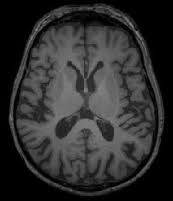
#> input picture data/brain_tumor_dataset/no/10 no.jpg, 173 x 201 px
$ jupyter execute --allow-errors Project.ipynb
#> lines starting #> are read from the running program, lines starting #| are printed output that depends on the picture; after the words box and inside, x2 and y2 are one past the last pixel; in counts of white or black regions, pixels touching at a corner belong together
[cell 1]
import tensorflow as tf

[cell 2]
from tensorflow.keras.layers import Conv2D, Input, ZeroPadding2D, BatchNormalization, Activation, MaxPooling2D, Flatten, Dense
from tensorflow.keras.models import Model, load_model
from tensorflow.keras.callbacks import TensorBoard, ModelCheckpoint

[cell 3]
from sklearn.model_selection import train_test_split
from sklearn.metrics import f1_score
from sklearn.utils import shuffle

[cell 4]
import cv2
import imutils

[cell 5]
import numpy as np
import matplotlib.pyplot as plt

[cell 6]
import time
from os import listdir

# FUNCTION FOR DATA PREPARATION AND PREPROCESSING

[cell 7]
def crop_brain(image, plot = 'False'):
    gray = cv2.cvtColor(image, cv2.COLOR_BGR2GRAY)
    gray = cv2.GaussianBlur(gray, (5, 5), 0)
    thresh = cv2.threshold(gray, 45, 255, cv2.THRESH_BINARY)[1]
    thresh = cv2.erode(thresh, None, iterations=2)
    thresh = cv2.dilate(thresh, None, iterations=2)
    cnts = cv2.findContours(thresh.copy(), cv2.RETR_EXTERNAL, cv2.CHAIN_APPROX_SIMPLE)
    cnts = imutils.grab_contours(cnts)
    c = max(cnts, key=cv2.contourArea)
    extLeft = tuple(c[c[:, :, 0].argmin()][0])
    extRight = tuple(c[c[:, :, 0].argmax()][0])
    extTop = tuple(c[c[:, :, 1].argmin()][0])
    extBot = tuple(c[c[:, :, 1].argmax()][0])
    new_image = image[extTop[1]:extBot[1], extLeft[0]:extRight[0]]
    if plot:
        plt.figure()

        plt.subplot(1, 2, 1)
        plt.imshow(image)

        plt.tick_params(axis='both', which='both',
                        top=False, bottom=False, left=False, right=False,
                        labelbottom=False, labeltop=False, labelleft=False, labelright=False)

        plt.title('Original Image')

        plt.subplot(1, 2, 2)
        plt.imshow(new_image)

        plt.tick_params(axis='both', which='both',
                        top=False, bottom=False, left=False, right=False,
                        labelbottom=False, labeltop=False, labelleft=False, labelright=False)

        plt.title('Cropped Image')

        plt.show()

    return new_image

[cell 8]
ex_img = cv2.imread(r'./data/brain_tumor_dataset/yes/Y1.jpg')
#> (the rest of this cell did not finish here and is left out)

[cell 9]
ex_img = cv2.imread(r'./data/brain_tumor_dataset/no/10 no.jpg')
#> ex_img is the input picture: shape (201, 173, 3); min 0, max 139, mean 46.7
ex_new_img = crop_brain(ex_img, True)
#> call 2 of crop_brain, with plot = True
#> in crop_brain (call 2), `thresh = cv2.threshold(gray, 45, 255, cv2.THRESH_BINARY)[1]`:
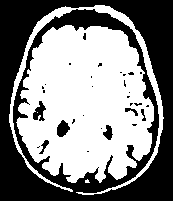
#> thresh: shape (201, 173); 52.5% white; 31 black regions (24 under 20 px), largest, box (x1, y1, x2, y2) and area: (0, 0, 173, 201) 15883, (57, 120, 70, 137) 148, (33, 101, 46, 121) 142
#> in crop_brain (call 2), `thresh = cv2.erode(thresh, None, iterations=2)`: thresh: shape (201, 173); 36.8% white; 22 white regions (17 under 20 px), largest, box (x1, y1, x2, y2) and area: (19, 27, 152, 181) 12572, (97, 7, 130, 24) 82, (146, 57, 155, 85) 35, (54, 9, 69, 15) 34, (36, 15, 52, 30) 31
#> in crop_brain (call 2), `thresh = cv2.dilate(thresh, None, iterations=2)`:
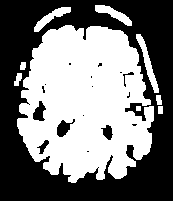
#> thresh: shape (201, 173); 48.4% white; 9 white regions
#> in crop_brain (call 2), `cnts = cv2.findContours(thresh.copy(), cv2.RETR_EXTERNAL, cv2.CHAIN_AP..`: cnts = 9 contours, 1 with area under 20; largest, box (x1, y1, x2, y2) and area: (17, 25, 154, 183) 15864, (136, 34, 159, 93) 299, (95, 5, 132, 26) 256, (34, 7, 71, 32) 255, (14, 73, 22, 86) 50, (156, 95, 162, 105) 37, (20, 62, 26, 70) 31, (158, 106, 163, 114) 28
#> in crop_brain (call 2), `c = max(cnts, key=cv2.contourArea)`: c = contour of 345 points, box (x1, y1, x2, y2) (17, 25, 154, 183), area 15864
#> in crop_brain (call 2), `extLeft = tuple(c[c[:, :, 0].argmin()][0])`: extLeft = (17, 119)
#> in crop_brain (call 2), `extRight = tuple(c[c[:, :, 0].argmax()][0])`: extRight = (153, 120)
#> in crop_brain (call 2), `extTop = tuple(c[c[:, :, 1].argmin()][0])`: extTop = (65, 25)
#> in crop_brain (call 2), `extBot = tuple(c[c[:, :, 1].argmax()][0])`: extBot = (71, 182)
#> in crop_brain (call 2), `new_image = image[extTop[1]:extBot[1], extLeft[0]:extRight[0]]`:
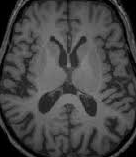
#> new_image: shape (157, 136, 3); min 0, max 139, mean 69.2

# LOAD DATA

[cell 10]
def load_data(dir_list, image_size):
#> called with image_size = (240, 240)
    X = []
    y = []
    image_width, image_height = image_size
    for directory in dir_list:
        for filename in listdir(directory):
            image = cv2.imread(directory + '\\' + filename)
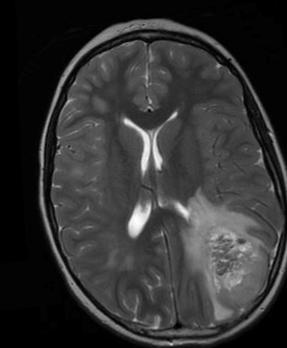
#> input picture augmented data/yes/aug_Y100_0_4865.jpg, 287 x 348 px, found by its file name
#> image is the input picture: shape (348, 287, 3); min 0, max 255, mean 50.4
            image = crop_brain(image, plot=False)
#> call 3 of crop_brain, with plot = False
#> in crop_brain (call 3), `thresh = cv2.threshold(gray, 45, 255, cv2.THRESH_BINARY)[1]`:
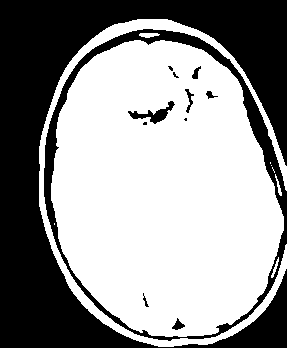
#> thresh: shape (348, 287); 59% white; 12 black regions (4 under 20 px), largest, box (x1, y1, x2, y2) and area: (0, 0, 287, 348) 34454, (44, 29, 287, 341) 5849, (128, 101, 175, 124) 339
#> in crop_brain (call 3), `thresh = cv2.erode(thresh, None, iterations=2)`:
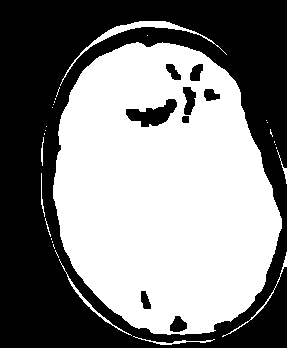
#> thresh: shape (348, 287); 51.3% white; 9 black regions, largest, box (x1, y1, x2, y2) and area: (0, 0, 287, 348) 46828, (126, 99, 177, 127) 733, (183, 87, 196, 115) 250
#> in crop_brain (call 3), `thresh = cv2.dilate(thresh, None, iterations=2)`:
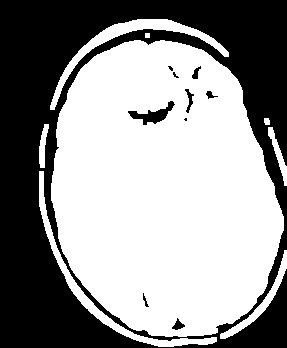
#> thresh: shape (348, 287); 58.2% white; 10 black regions (3 under 20 px)
#> in crop_brain (call 3), `cnts = cv2.findContours(thresh.copy(), cv2.RETR_EXTERNAL, cv2.CHAIN_AP..`: cnts = 8 contours, 1 with area under 20; largest, box (x1, y1, x2, y2) and area: (51, 40, 284, 337) 53294, (50, 19, 229, 110) 1718, (39, 171, 217, 347) 1629, (220, 250, 287, 339) 647, (268, 127, 287, 186) 268, (39, 124, 49, 168) 200, (264, 118, 270, 125) 27
#> in crop_brain (call 3), `c = max(cnts, key=cv2.contourArea)`: c = contour of 387 points, box (x1, y1, x2, y2) (51, 40, 284, 337), area 53294
#> in crop_brain (call 3), `extLeft = tuple(c[c[:, :, 0].argmin()][0])`: extLeft = (51, 183)
#> in crop_brain (call 3), `extRight = tuple(c[c[:, :, 0].argmax()][0])`: extRight = (283, 230)
#> in crop_brain (call 3), `extTop = tuple(c[c[:, :, 1].argmin()][0])`: extTop = (134, 40)
#> in crop_brain (call 3), `extBot = tuple(c[c[:, :, 1].argmax()][0])`: extBot = (165, 336)
#> in crop_brain (call 3), `new_image = image[extTop[1]:extBot[1], extLeft[0]:extRight[0]]`:
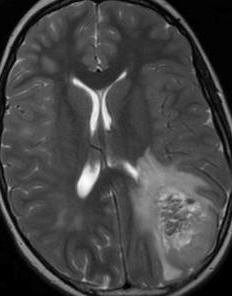
#> new_image: shape (296, 232, 3); min 0, max 255, mean 67.9
            image = cv2.resize(image, dsize=(image_width, image_height), interpolation=cv2.INTER_CUBIC)
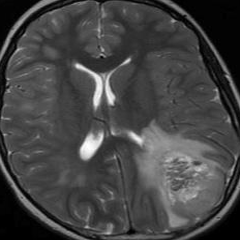
#> image: shape (240, 240, 3); min 0, max 255, mean 67.9
            image = image / 255.
            X.append(image)
            if directory[-3:] == 'yes':
                y.append([1])
            else:
                y.append([0])
    X = np.array(X)
    y = np.array(y)
    X, y = shuffle(X, y)

    print(f'Number of examples is: {len(X)}')
    print(f'X shape is: {X.shape}')
#| X shape is: (4, 240, 240, 3)
    print(f'y shape is: {y.shape}')
#| y shape is: (4, 1)

    return X, y

[cell 11]
augmented_path = 'augmented data/'

# augmented data (yes and no) contains both the original and the new generated examples
augmented_yes = augmented_path + 'yes'
augmented_no = augmented_path + 'no'

IMG_WIDTH, IMG_HEIGHT = (240, 240)

X, y = load_data([augmented_yes, augmented_no], (IMG_WIDTH, IMG_HEIGHT))

# PLOT SAMPLE IMAGES

[cell 12]
def plot_sample_images(X, y, n=50):
#> called with X = array of shape (4, 240, 240, 3), y = array of shape (4, 1), n = 50
    for label in [0,1]:
        # grab the first n images with the corresponding y values equal to label
        images = X[np.argwhere(y == label)]
        n_images = images[:n]

        columns_n = 10
        rows_n = int(n/ columns_n)

        plt.figure(figsize=(20, 10))

        i = 1 # current plot
        for image in n_images:
            plt.subplot(rows_n, columns_n, i)
            plt.imshow(image[0])

            # remove ticks
            plt.tick_params(axis='both', which='both',
                            top=False, bottom=False, left=False, right=False,
                           labelbottom=False, labeltop=False, labelleft=False, labelright=False)

            i += 1

        label_to_str = lambda label: "Yes" if label == 1 else "No"
        plt.suptitle(f"Brain Tumor: {label_to_str(label)}")
        plt.show()
#> this loop made 2 passes
#> pass 2, in plot_sample_images, `plt.show()`:
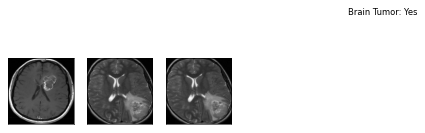
#> figure drawn by matplotlib, 3 panels

[cell 13]
plot_sample_images(X, y)

# SPLIT DATA

[cell 14]
def split_data(X, y, test_size=0.2):
    X_train, X_test_val, y_train, y_test_val = train_test_split(X, y, test_size=test_size)
    X_test, X_val, y_test, y_val = train_test_split(X_test_val, y_test_val, test_size=0.5)

    return X_train, y_train, X_val, y_val, X_test, y_test

[cell 15]
X_train, y_train, X_val, y_val, X_test, y_test = split_data(X, y, test_size=0.3)

[cell 16]
print ("number of training examples = " + str(X_train.shape[0]))
#| number of training examples = 2
print ("number of development examples = " + str(X_val.shape[0]))
#| number of development examples = 1
print ("number of test examples = " + str(X_test.shape[0]))
#| number of test examples = 1
print ("X_train shape: " + str(X_train.shape))
#| X_train shape: (2, 240, 240, 3)
print ("Y_train shape: " + str(y_train.shape))
#| Y_train shape: (2, 1)
print ("X_val (dev) shape: " + str(X_val.shape))
#| X_val (dev) shape: (1, 240, 240, 3)
print ("Y_val (dev) shape: " + str(y_val.shape))
#| Y_val (dev) shape: (1, 1)
print ("X_test shape: " + str(X_test.shape))
#| X_test shape: (1, 240, 240, 3)
print ("Y_test shape: " + str(y_test.shape))
#| Y_test shape: (1, 1)
